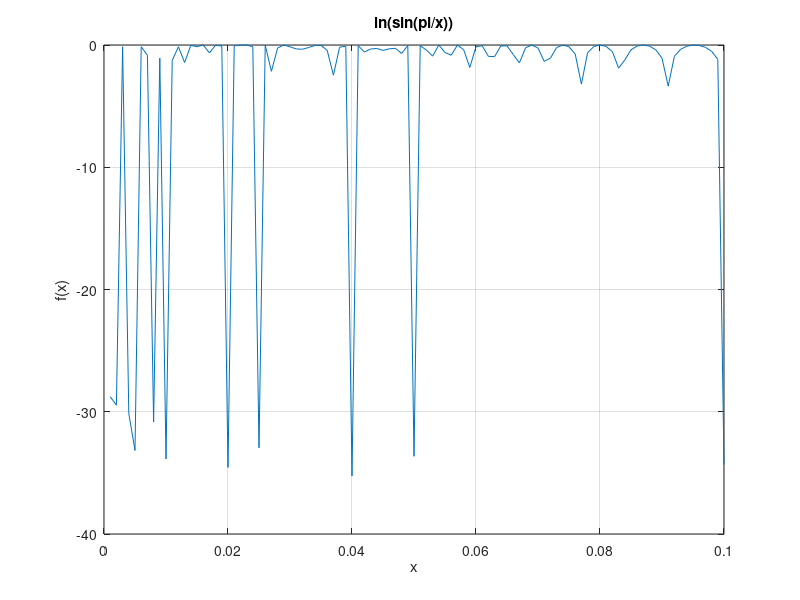

Write MATLAB code to recreate this figure.
%y = ln(sin(pi/x))
x = (0:0.001:0.1);
y = log(sin(pi./x));

plot(x,y);
grid on;
xlabel ('x');
ylabel ('f(x)');
title ('ln(sin(pi/x))');
